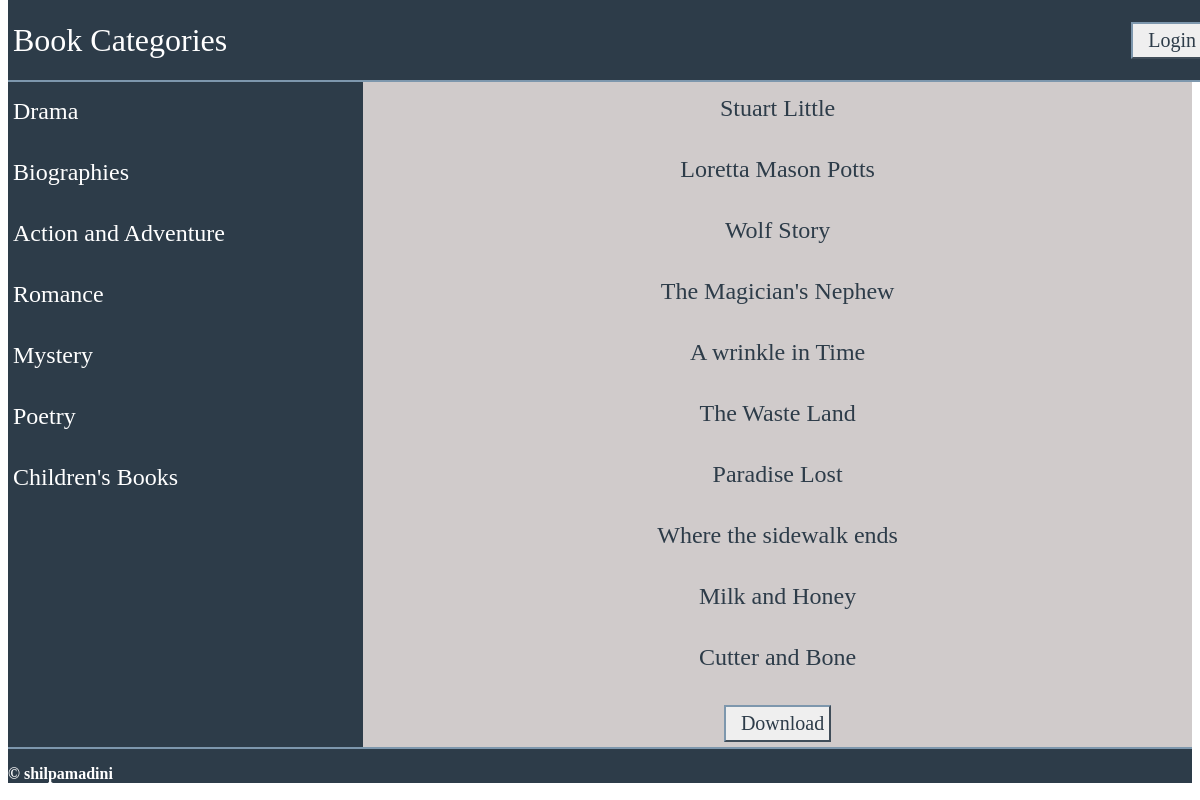
The page /catalog on the database as committed earlier.
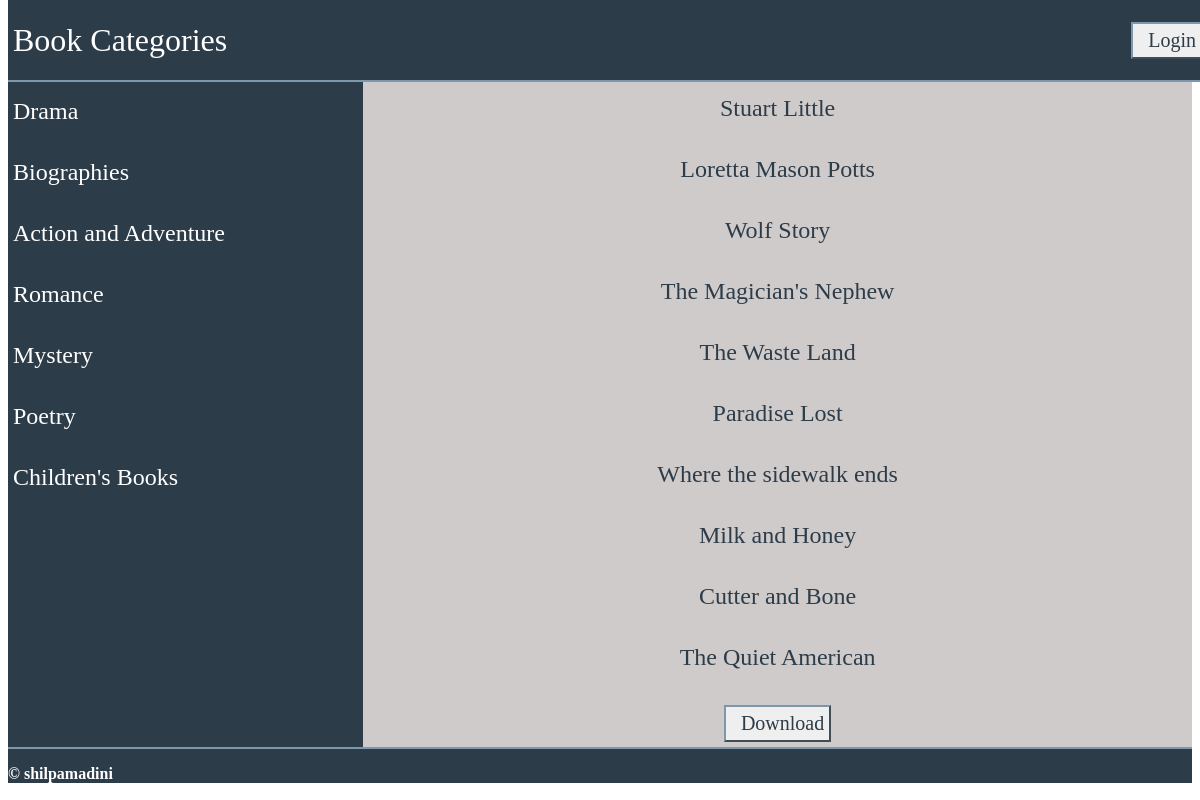
The same page on the database as committed later.
### database_setup.py (models this page shows, shortened)
class Catalog(Base):
    __tablename__ = 'catalog'
    id = Column(Integer, primary_key=True)
    catalog_name = Column(String(250), nullable=False)
    user_id = Column(Integer, ForeignKey('user.id'))
    user = relationship(User)

class CatalogItem(Base):
    __tablename__ = 'catalog_item'
    id = Column(Integer, primary_key=True)
    item_name = Column(String(80), nullable=False)
    description = Column(String(1000))
    catalog_id = Column(Integer, ForeignKey('catalog.id'))
    catalog = relationship(Catalog)
    user_id = Column(Integer, ForeignKey('user.id'))
    user = relationship(User)

### application.py (the view)
@app.route('/')
@app.route('/catalog')
def showCatalog():
    catalogs = session.query(Catalog).all()
    items = session.query(CatalogItem).order_by(
            desc(CatalogItem.id)).limit(10).all()
    return render_template('catalog.html', catalogs=catalogs, items=items)

### templates/catalog.html (shortened to what this page needs)
{% extends "main.html" %}
{% block content %}
    <div class = 'display-catalog'>
        <div class= 'scrolling-sidebar'>
                {% for c in catalogs %}
                    <a href = "{{url_for('showItems', catalog_id = c.id)}}">
                        <div >
                            <h3>{{c.catalog_name}}</h3>
                        </div>
                    </a>
                {% endfor %}
        </div>
        <div class= 'content'>
            <h1>Latest Items</h1>
                {% for i in items%}
                    <a href = "{{url_for('showDescription',catalog_id = i.catalog_id,item_id = i.id)}}">
                        <h3>{{i.item_name}}</h3>
                    </a>
                {% endfor %}
                <div class='btn-name'>
    					<a href="{{url_for('showItemsJSON')}}">
    						<button class="btn">
    							Download
    						</button>
    					</a>
    			</div>
        </div>
    </div>
{% endblock %}

### templates/main.html (shortened to what this page needs)
<!DOCTYPE html>
<html lang="en">
	<head>
		<link href="https://cdnjs.cloudflare.com/ajax/libs/font-awesome/4.7.0/css/font-awesome.min.css" rel="stylesheet">
		<link rel=stylesheet type=text/css href="{{ url_for('static', filename='styles.css') }}">
	</head>
	<body>
		<header class="header">
				<div class="name">
						<a href = "{{url_for('showCatalog')}}">
							<h1>Book Categories</h1>
					 	</a>
				</div>
				{%if 'username' not in session %}
					<div class="btn-name">
				     		<a href="{{url_for('showLogin')}}">
								<button class="btn">
		  					  		Login
		  				  		</button>
				     		</a>
					</div>
				{% endif %}
		</header>
		<main>
				{% block content %}
				{% endblock %}
		</main>
		<footer class="footer">
			<p>&copy; shilpamadini</p>
		</footer>
	</body>
</html>

### static/styles.css (style rules this page uses)
body { font-family: Palatino, "Palatino Linotype", "Palatino LT STD", "Book Antiqua", Georgia, serif ; display:block ; overflow-x:hidden ; }
header { height: 10%; width: 100%; background-color:#2d3c49; top:0 ; display: flex ; align-items: center ; justify-content: space-between ; border-bottom: 0.75mm solid #7d97ad ; position: fixed; }
.name h1 { color:#fff; padding: 5px; font-family: Palatino, "Palatino Linotype", "Palatino LT STD", "Book Antiqua", Georgia, serif ; font-size: 4.0vmin ; font-weight:lighter ; text-align:left ; }
.btn-name { padding: 5px 5px 5px 5px; }
.btn { padding: 5px 5px 5px 5px; margin: 0; border-color: #7d97ad; border-width: 2px; font-family: Palatino, "Palatino Linotype", "Palatino LT STD", "Book Antiqua", Georgia, serif ; color: #2d3c49; font-size: 2.5vmin ; font-weight:lighter ; text-align: center ; }
.display-catalog { display: table ; width: 100%; height: 100%; }
.scrolling-sidebar { display: table-cell; width: 30%; vertical-align: top; background-color:#2d3c49; height: 100%; overflow-x:hidden; overflow-y:scroll; }
.scrolling-sidebar h3 { color:#fff; font-family: Palatino, "Palatino Linotype", "Palatino LT STD", "Book Antiqua", Georgia, serif ; font-size: 3.0vmin ; font-weight:lighter ; text-align:left ; padding: 5px; }
.content { display: table-cell; width: 80%; vertical-align: top; text-align: center; background-color:#d0cbcb; height: 100%; overflow-x:hidden; overflow-y: scroll; }
.content h1 { color:#2d3c49; }
.content h3 { color:#2d3c49; font-family: Palatino, "Palatino Linotype", "Palatino LT STD", "Book Antiqua", Georgia, serif ; font-size: 3.0vmin ; font-weight:lighter ; text-align:center ; padding: 5px; }
a { text-decoration: none; }
.footer { background-color: #2d3c49 ; height: 10%; border-top: 0.75mm solid #7d97ad ; }
.footer p { font-weight: bold ; color:#fff; font-size: 2.0vmin ; }

Rows that differ between the two databases and show on the page:
removed CatalogItem: item_name "A wrinkle in Time"
now on this page (row unchanged): CatalogItem: item_name "The Quiet American"
